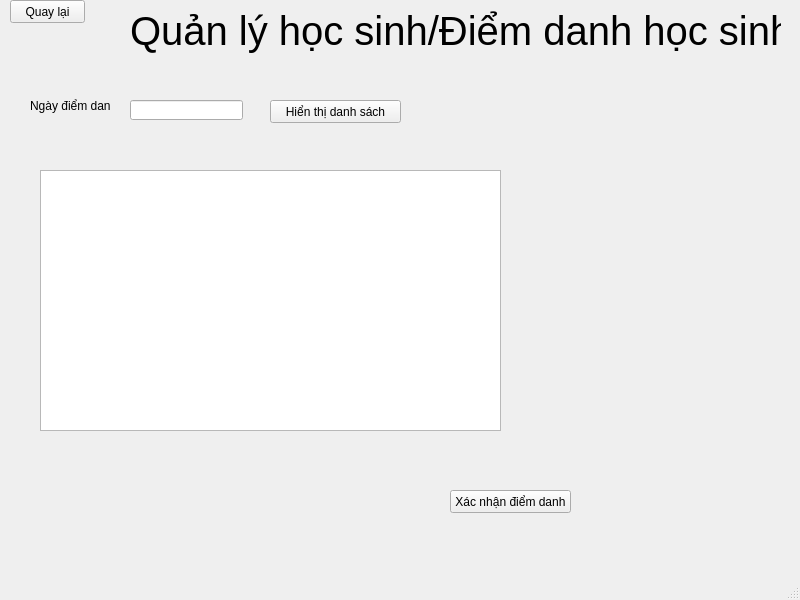
<?xml version="1.0" encoding="UTF-8"?>
<ui version="4.0">
 <class>DiemDanhHocSinh</class>
 <widget class="QMainWindow" name="DiemDanhHocSinh">
  <property name="geometry">
   <rect>
    <x>0</x>
    <y>0</y>
    <width>800</width>
    <height>600</height>
   </rect>
  </property>
  <property name="windowTitle">
   <string>MainWindow</string>
  </property>
  <widget class="QWidget" name="centralwidget">
   <widget class="QLabel" name="label">
    <property name="geometry">
     <rect>
      <x>130</x>
      <y>0</y>
      <width>651</width>
      <height>61</height>
     </rect>
    </property>
    <property name="font">
     <font>
      <family>Arial</family>
      <pointsize>30</pointsize>
     </font>
    </property>
    <property name="text">
     <string>Quản lý học sinh/Điểm danh học sinh</string>
    </property>
   </widget>
   <widget class="QPushButton" name="btn_quay_lai">
    <property name="geometry">
     <rect>
      <x>10</x>
      <y>0</y>
      <width>75</width>
      <height>23</height>
     </rect>
    </property>
    <property name="text">
     <string>Quay lại</string>
    </property>
   </widget>
   <widget class="QLabel" name="label_2">
    <property name="geometry">
     <rect>
      <x>30</x>
      <y>90</y>
      <width>81</width>
      <height>31</height>
     </rect>
    </property>
    <property name="text">
     <string>Ngày điểm danh</string>
    </property>
   </widget>
   <widget class="QLineEdit" name="le_ngay_diem_danh">
    <property name="geometry">
     <rect>
      <x>130</x>
      <y>100</y>
      <width>113</width>
      <height>20</height>
     </rect>
    </property>
   </widget>
   <widget class="QPushButton" name="btn_hien_thi">
    <property name="geometry">
     <rect>
      <x>270</x>
      <y>100</y>
      <width>131</width>
      <height>23</height>
     </rect>
    </property>
    <property name="text">
     <string>Hiển thị danh sách</string>
    </property>
   </widget>
   <widget class="QListWidget" name="listWidget">
    <property name="geometry">
     <rect>
      <x>40</x>
      <y>170</y>
      <width>461</width>
      <height>261</height>
     </rect>
    </property>
   </widget>
   <widget class="QPushButton" name="btn_xac_nhan">
    <property name="geometry">
     <rect>
      <x>450</x>
      <y>490</y>
      <width>121</width>
      <height>23</height>
     </rect>
    </property>
    <property name="text">
     <string>Xác nhận điểm danh</string>
    </property>
   </widget>
  </widget>
  <widget class="QMenuBar" name="menubar">
   <property name="geometry">
    <rect>
     <x>0</x>
     <y>0</y>
     <width>800</width>
     <height>21</height>
    </rect>
   </property>
  </widget>
  <widget class="QStatusBar" name="statusbar"/>
 </widget>
 <resources/>
 <connections/>
</ui>
